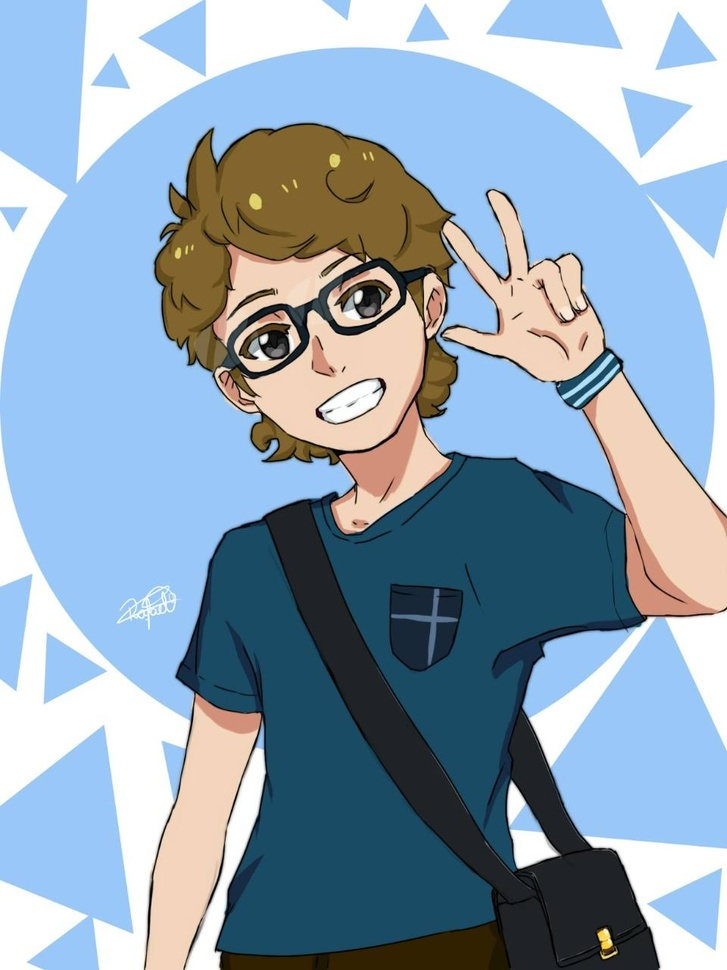
#> input picture eduardo_desenho.jpg, 727 x 970 px, shrunk from 960 x 1280 before the run
$ python 'trab_introdução.py'
#> lines starting #> are read from the running program, lines starting #| are printed output that depends on the picture
import cv2
img = cv2.imread("eduardo_desenho.jpg", cv2.IMREAD_COLOR)
#> img is the input picture: shape (970, 727, 3); mean B, G, R 181.9, 164.3, 143.9
stylization = cv2.stylization(img)
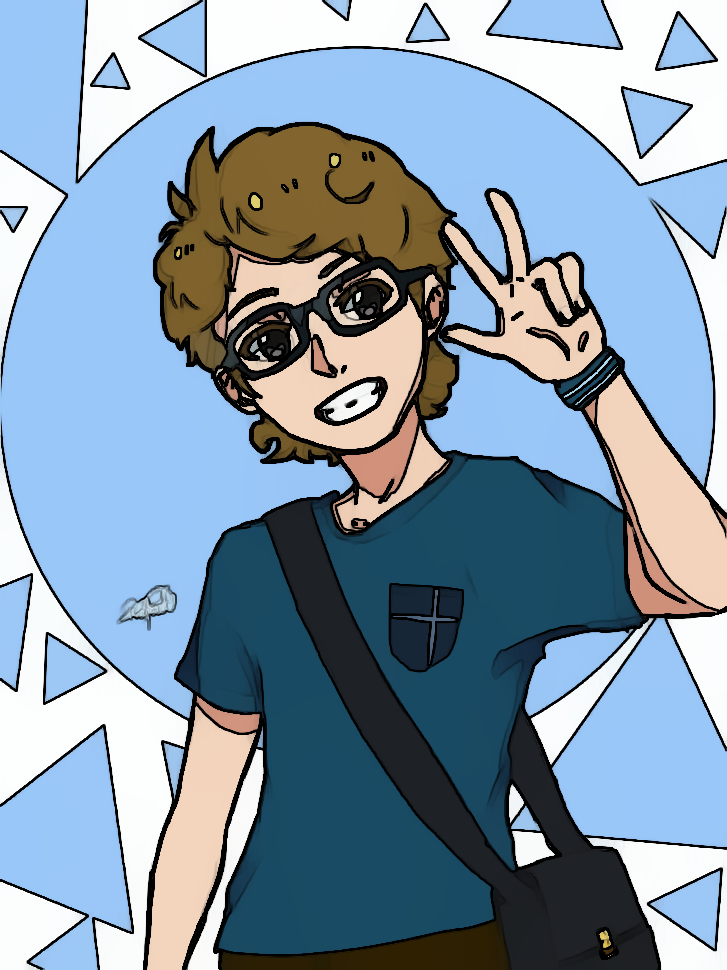
#> stylization: shape (970, 727, 3); mean B, G, R 169.2, 151.7, 131.2
cv2.imshow('eduardo', stylization)
cv2.waitKey(0)
cv2.destroyAllWindows()
cv2.imwrite("eduardo_result.png", stylization)
